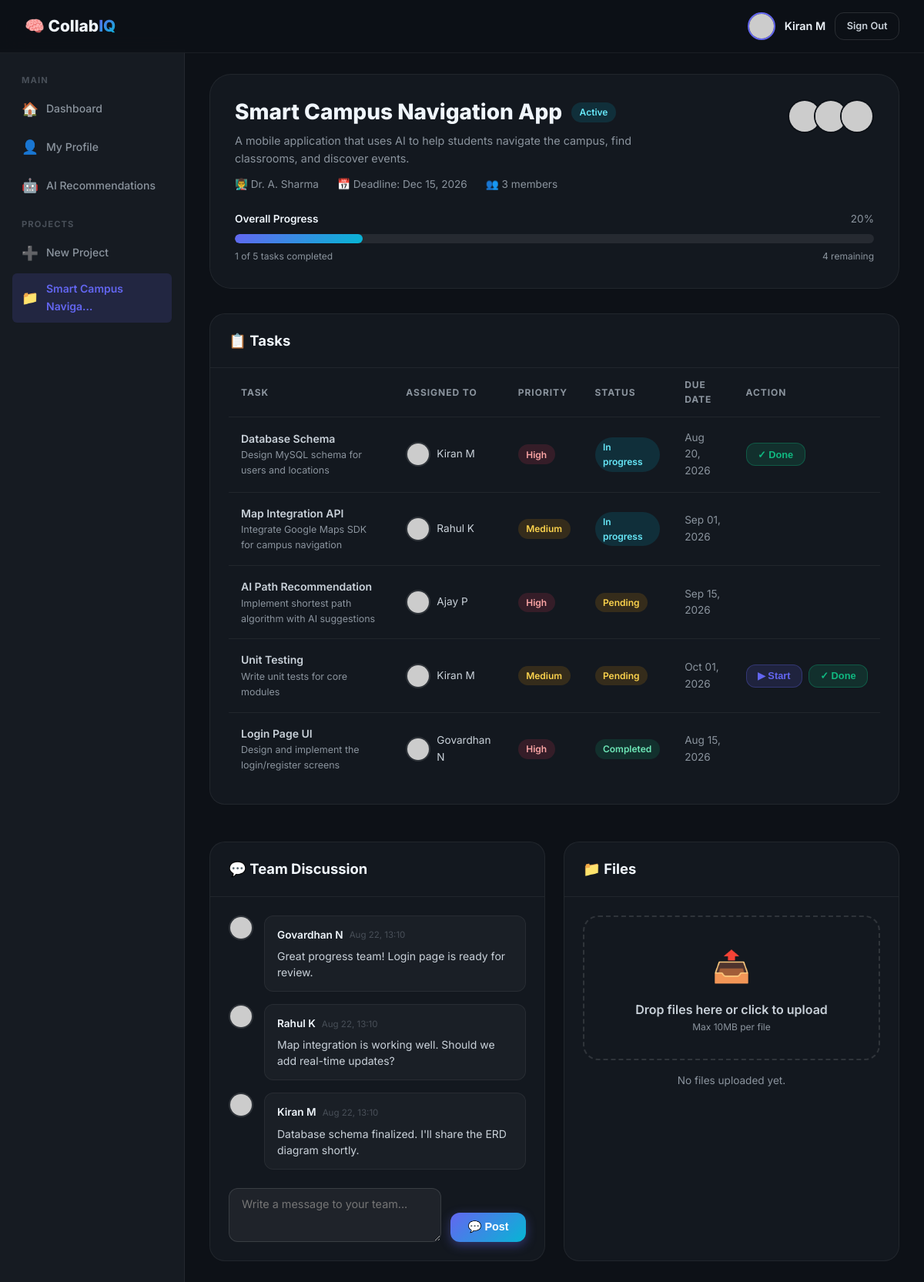
Screenshot of /project/view.php?id=1 (signed in) with the database file from the repository.
### tables this page shows
CREATE TABLE IF NOT EXISTS students (
    id INT AUTO_INCREMENT PRIMARY KEY,
    name VARCHAR(150) NOT NULL,
    email VARCHAR(150) UNIQUE NOT NULL,
    password VARCHAR(255) NOT NULL,
    department VARCHAR(100),
    year ENUM('1st','2nd','3rd','4th') DEFAULT '1st',
    bio TEXT,
    github_url VARCHAR(255),
    linkedin_url VARCHAR(255),
    created_at TIMESTAMP DEFAULT CURRENT_TIMESTAMP
);

CREATE TABLE IF NOT EXISTS projects (
    id INT AUTO_INCREMENT PRIMARY KEY,
    name VARCHAR(200) NOT NULL,
    description TEXT,
    leader_id INT,
    faculty_id INT,
    deadline DATE,
    status ENUM('planning','active','completed') DEFAULT 'planning',
    created_at TIMESTAMP DEFAULT CURRENT_TIMESTAMP,
    FOREIGN KEY (leader_id) REFERENCES students(id) ON DELETE SET NULL,
    FOREIGN KEY (faculty_id) REFERENCES faculty(id) ON DELETE SET NULL
);

CREATE TABLE IF NOT EXISTS faculty (
    id INT AUTO_INCREMENT PRIMARY KEY,
    name VARCHAR(150) NOT NULL,
    email VARCHAR(150) UNIQUE NOT NULL,
    password VARCHAR(255) NOT NULL,
    department VARCHAR(100),
    created_at TIMESTAMP DEFAULT CURRENT_TIMESTAMP
);

CREATE TABLE IF NOT EXISTS project_members (
    project_id INT NOT NULL,
    student_id INT NOT NULL,
    role ENUM('leader','member') DEFAULT 'member',
    joined_at TIMESTAMP DEFAULT CURRENT_TIMESTAMP,
    PRIMARY KEY (project_id, student_id),
    FOREIGN KEY (project_id) REFERENCES projects(id) ON DELETE CASCADE,
    FOREIGN KEY (student_id) REFERENCES students(id) ON DELETE CASCADE
);

CREATE TABLE IF NOT EXISTS tasks (
    id INT AUTO_INCREMENT PRIMARY KEY,
    project_id INT NOT NULL,
    title VARCHAR(200) NOT NULL,
    description TEXT,
    assigned_to INT,
    status ENUM('pending','in_progress','completed') DEFAULT 'pending',
    priority ENUM('low','medium','high') DEFAULT 'medium',
    due_date DATE,
    created_at TIMESTAMP DEFAULT CURRENT_TIMESTAMP,
    updated_at TIMESTAMP DEFAULT CURRENT_TIMESTAMP ON UPDATE CURRENT_TIMESTAMP,
    FOREIGN KEY (project_id) REFERENCES projects(id) ON DELETE CASCADE,
    FOREIGN KEY (assigned_to) REFERENCES students(id) ON DELETE SET NULL
);

CREATE TABLE IF NOT EXISTS comments (
    id INT AUTO_INCREMENT PRIMARY KEY,
    project_id INT NOT NULL,
    student_id INT NOT NULL,
    message TEXT NOT NULL,
    created_at TIMESTAMP DEFAULT CURRENT_TIMESTAMP,
    FOREIGN KEY (project_id) REFERENCES projects(id) ON DELETE CASCADE,
    FOREIGN KEY (student_id) REFERENCES students(id) ON DELETE CASCADE
);

### project/view.php (the view, shortened to what the rows shown need)
<?php
require_once __DIR__ . '/../config/db.php';
$db        = getDB();
$studentId = $_SESSION['student_id'];
$student   = currentStudent();
$projId    = (int)($_GET['id'] ?? 0);
$memChk = $db->prepare("SELECT role FROM project_members WHERE project_id = ? AND student_id = ?");
$memChk->execute([$projId, $studentId]);
$myRole = $memChk->fetchColumn();
$proj = $db->prepare("SELECT p.*, f.name AS faculty_name FROM projects p LEFT JOIN faculty f ON f.id = p.faculty_id WHERE p.id = ?");
$proj->execute([$projId]);
$project = $proj->fetch();
$membersStmt = $db->prepare("
    SELECT s.id, s.name, s.department, s.year, pm.role
    FROM students s JOIN project_members pm ON pm.student_id = s.id
    WHERE pm.project_id = ? ORDER BY pm.role DESC, s.name
");
$membersStmt->execute([$projId]);
$members = $membersStmt->fetchAll();
$tasksStmt = $db->prepare("
    SELECT t.*, s.name AS assignee_name FROM tasks t
    LEFT JOIN students s ON s.id = t.assigned_to
    WHERE t.project_id = ?
    ORDER BY
        CASE t.status WHEN 'in_progress' THEN 1 WHEN 'pending' THEN 2 WHEN 'completed' THEN 3 ELSE 4 END,
        CASE t.priority WHEN 'high' THEN 1 WHEN 'medium' THEN 2 WHEN 'low' THEN 3 ELSE 4 END
");
$tasksStmt->execute([$projId]);
$tasks = $tasksStmt->fetchAll();
$comStmt = $db->prepare("
    SELECT c.*, s.name AS student_name FROM comments c
    JOIN students s ON s.id = c.student_id
    WHERE c.project_id = ?
    ORDER BY c.created_at ASC
");
$comStmt->execute([$projId]);
$comments = $comStmt->fetchAll();
$isLeader = ($myRole === 'leader');
$statusColors = ['planning'=>'badge-violet','active'=>'badge-cyan','completed'=>'badge-emerald'];
?>
<!DOCTYPE html>
<html lang="en">
<head>
    <link rel="stylesheet" href="<?= BASE_URL ?>/assets/css/main.css">
    <link rel="stylesheet" href="<?= BASE_URL ?>/assets/css/dashboard.css">
</head>
<body>
    <nav class="nav">
        <div class="nav-user">
            <img src="<?= generateAvatar($student['name']) ?>" class="nav-avatar" alt="">
            <span class="nav-name"><?= sanitize($student['name']) ?></span>
            <a href="<?= BASE_URL ?>/auth/logout.php" class="btn btn-ghost btn-sm">Sign Out</a>
        </div>
    </nav>
    <div class="app-layout">
        <aside class="sidebar">
            <div class="sidebar-section">
                <div class="sidebar-label">Projects</div>
                <a href="<?= BASE_URL ?>/project/create.php" class="sidebar-link"><span class="icon">➕</span> New Project</a>
                <a href="<?= BASE_URL ?>/project/view.php?id=<?= $projId ?>" class="sidebar-link active">
                    <span class="icon">📁</span> <?= sanitize(mb_strimwidth($project['name'],0,20,'…')) ?>
                </a>
            </div>
        </aside>
        <main class="main-content">
            <div style="background:var(--bg-card);border:1px solid var(--border-subtle);border-radius:var(--radius-xl);padding:2rem;margin-bottom:2rem;">
                <div style="display:flex;justify-content:space-between;align-items:flex-start;flex-wrap:wrap;gap:1rem;">
                    <div>
                        <div style="display:flex;align-items:center;gap:.75rem;margin-bottom:.5rem;">
                            <h1 style="font-size:1.75rem;"><?= sanitize($project['name']) ?></h1>
                            <span class="badge project-status-badge <?= $statusColors[$project['status']] ?? 'badge-gray' ?>"><?= ucfirst($project['status']) ?></span>
                        </div>
                        <?php if ($project['description']): ?>
                        <p style="color:var(--text-muted);font-size:.9rem;max-width:600px;line-height:1.6;"><?= sanitize($project['description']) ?></p>
                        <?php endif; ?>
                        <div style="display:flex;gap:1.5rem;margin-top:.75rem;flex-wrap:wrap;">
                            <?php if ($project['faculty_name']): ?>
                            <span class="text-sm text-muted">👨‍🏫 <?= sanitize($project['faculty_name']) ?></span>
                            <?php endif; ?>
                            <?php if ($project['deadline']): ?>
                            <span class="text-sm text-muted">📅 Deadline: <?= date('M d, Y', strtotime($project['deadline'])) ?></span>
                            <?php endif; ?>
                            <span class="text-sm text-muted">👥 <?= count($members) ?> members</span>
                        </div>
                    </div>
                    <div>
                        <div class="avatar-stack" style="margin-bottom:.5rem;">
                            <?php foreach(array_slice($members,0,5) as $m): ?>
                            <img src="<?= generateAvatar($m['name']) ?>" class="avatar" title="<?= sanitize($m['name']) ?>" alt="">
                            <?php endforeach; ?>
                        </div>
                    </div>
                </div>
            </div>
            <div class="grid-2" style="gap:1.5rem;">
                <div class="data-card" style="grid-column:1/-1;">
                    <div class="data-card-body" style="padding:0 1.5rem 1.5rem;">
                        <?php if (empty($tasks)): ?>
                        <div class="empty-state" style="padding:2rem 0;">
                            <div class="empty-state-icon">📋</div>
                            <p>No tasks yet. <?= $isLeader ? '<a href="' . BASE_URL . '/project/tasks.php?id=' . $projId . '">Add the first task →</a>' : 'Waiting for leader to assign tasks.' ?></p>
                        </div>
                        <?php else: ?>
                        <div class="table-wrapper">
                            <table>
                                <thead>
                                    <tr>
                                        <th>Task</th>
                                        <th>Assigned To</th>
                                        <th>Priority</th>
                                        <th>Status</th>
                                        <th>Due Date</th>
                                        <th>Action</th>
                                    </tr>
                                </thead>
                                <tbody>
                                    <?php foreach ($tasks as $task): ?>
                                    <tr>
                                        <td>
                                            <div class="task-title"><?= sanitize($task['title']) ?></div>
                                            <?php if ($task['description']): ?>
                                            <div class="task-meta"><?= sanitize(mb_strimwidth($task['description'],0,60,'…')) ?></div>
                                            <?php endif; ?>
                                        </td>
                                        <td>
                                            <?php if ($task['assignee_name']): ?>
                                            <div style="display:flex;align-items:center;gap:.5rem;">
                                                <img src="<?= generateAvatar($task['assignee_name']) ?>" class="avatar avatar-sm" alt="">
                                                <span class="text-sm"><?= sanitize($task['assignee_name']) ?></span>
                                            </div>
                                            <?php else: ?><span class="text-muted text-sm">Unassigned</span><?php endif; ?>
                                        </td>
                                        <td><span class="badge priority-<?= $task['priority'] ?>"><?= ucfirst($task['priority']) ?></span></td>
                                        <td><span class="badge task-status-badge status-<?= $task['status'] ?>"><?= ucfirst(str_replace('_',' ',$task['status'])) ?></span></td>
                                        <td class="text-sm text-muted"><?= $task['due_date'] ? date('M d, Y', strtotime($task['due_date'])) : '—' ?></td>
                                        <td>
                                            <?php if ($task['assigned_to'] == $studentId || $isLeader): ?>
                                            <div class="task-actions">
                                                <?php if ($task['status'] !== 'in_progress'): ?>
                                                <button class="btn btn-secondary btn-sm" onclick="updateTaskStatus(<?= $task['id'] ?>,'in_progress',this)">▶ Start</button>
                                                <?php endif; ?>
                                                <?php if ($task['status'] !== 'completed'): ?>
                                                <button class="btn btn-success btn-sm" onclick="updateTaskStatus(<?= $task['id'] ?>,'completed',this)">✓ Done</button>
                                                <?php endif; ?>
                                            </div>
                                            <?php endif; ?>
                                        </td>
                                    </tr>
                                    <?php endforeach; ?>
                                </tbody>
                            </table>
                        </div>
                        <?php endif; ?>
                    </div>
                </div>
            </div>
            <div class="grid-2" style="gap:1.5rem;margin-top:1.5rem;">
                <div class="data-card">
                    <div class="data-card-body">
                        <div class="comment-list" id="comment-list">
                            <?php if (empty($comments)): ?>
                            <div class="empty-state" style="padding:1.5rem 0;">
                                <p class="text-muted text-sm">No messages yet. Start the conversation!</p>
                            </div>
                            <?php else: ?>
                            <?php foreach ($comments as $c): ?>
                            <div class="comment-item">
                                <img src="<?= generateAvatar($c['student_name']) ?>" class="avatar avatar-sm" alt="">
                                <div class="comment-body">
                                    <div class="comment-header">
                                        <span class="comment-name"><?= sanitize($c['student_name']) ?></span>
                                        <span class="comment-time"><?= date('M d, H:i', strtotime($c['created_at'])) ?></span>
                                    </div>
                                    <p class="comment-text"><?= sanitize($c['message']) ?></p>
                                </div>
                            </div>
                            <?php endforeach; ?>
                            <?php endif; ?>
                        </div>
                    </div>
                </div>
            </div>
        </main>
    </div>
</body>
</html>

### rows the page displays
students: name "Kiran M"
projects: name "Smart Campus Naviga…", name "Smart Campus Navigation App", status "Active", description "A mobile application that uses AI to help students navigate the campus, find classrooms, and discover events.", faculty.name "Dr. A. Sharma", deadline "Dec 15, 2026"
tasks: title "Database Schema", description "Design MySQL schema for users and locations", assigned_to.name "Kiran M", priority "High", status "In progress", due_date "Aug 20, 2026"
tasks: title "Map Integration API", description "Integrate Google Maps SDK for campus navigation", assigned_to.name "Rahul K", priority "Medium", status "In progress", due_date "Sep 01, 2026"
tasks: title "AI Path Recommendation", description "Implement shortest path algorithm with AI suggestions", assigned_to.name "Ajay P", priority "High", status "Pending", due_date "Sep 15, 2026"
tasks: title "Unit Testing", description "Write unit tests for core modules", assigned_to.name "Kiran M", priority "Medium", status "Pending", due_date "Oct 01, 2026"
tasks: title "Login Page UI", description "Design and implement the login/register screens", assigned_to.name "Govardhan N", priority "High", status "Completed", due_date "Aug 15, 2026"
comments: student.name "Govardhan N", created_at "Aug 22, 13:10", message "Great progress team! Login page is ready for review."
comments: student.name "Rahul K", created_at "Aug 22, 13:10", message "Map integration is working well. Should we add real-time updates?"
comments: student.name "Kiran M", created_at "Aug 22, 13:10", message "Database schema finalized. I'll share the ERD diagram shortly."

### other values shown
count($members) "3"
$progress "20"
$doneTasks "1"
$totalTasks "5"
$totalTasks - $doneTasks "4"
